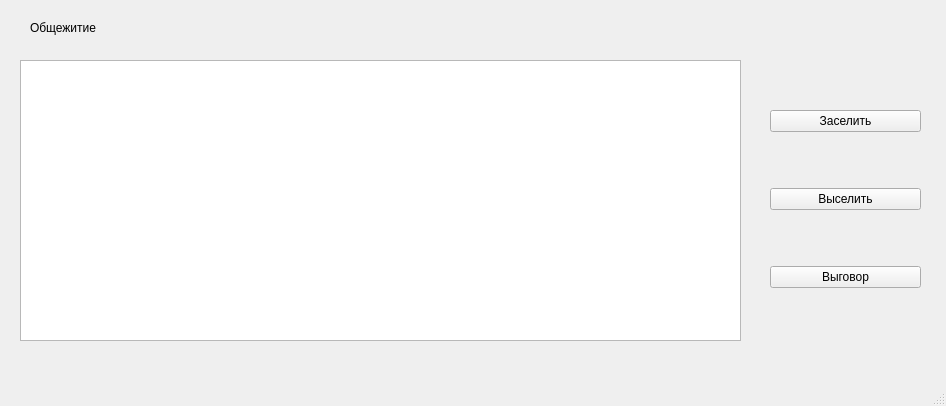
<?xml version="1.0" encoding="UTF-8"?>
<ui version="4.0">
 <class>MainWindow</class>
 <widget class="QMainWindow" name="MainWindow">
  <property name="geometry">
   <rect>
    <x>0</x>
    <y>0</y>
    <width>946</width>
    <height>406</height>
   </rect>
  </property>
  <property name="windowTitle">
   <string>MainWindow</string>
  </property>
  <widget class="QWidget" name="centralwidget">
   <widget class="QTableView" name="studentsTable">
    <property name="geometry">
     <rect>
      <x>20</x>
      <y>60</y>
      <width>721</width>
      <height>281</height>
     </rect>
    </property>
    <property name="selectionBehavior">
     <enum>QAbstractItemView::SelectRows</enum>
    </property>
    <attribute name="horizontalHeaderStretchLastSection">
     <bool>true</bool>
    </attribute>
    <attribute name="verticalHeaderStretchLastSection">
     <bool>false</bool>
    </attribute>
   </widget>
   <widget class="QWidget" name="verticalLayoutWidget">
    <property name="geometry">
     <rect>
      <x>770</x>
      <y>60</y>
      <width>151</width>
      <height>281</height>
     </rect>
    </property>
    <layout class="QVBoxLayout" name="verticalLayout">
     <item>
      <widget class="QPushButton" name="addStudent">
       <property name="text">
        <string>Заселить</string>
       </property>
      </widget>
     </item>
     <item>
      <widget class="QPushButton" name="deleteStudent">
       <property name="text">
        <string>Выселить</string>
       </property>
      </widget>
     </item>
     <item>
      <widget class="QPushButton" name="talkingTo">
       <property name="text">
        <string>Выговор</string>
       </property>
      </widget>
     </item>
    </layout>
   </widget>
   <widget class="QLabel" name="titleLabel">
    <property name="geometry">
     <rect>
      <x>30</x>
      <y>20</y>
      <width>81</width>
      <height>16</height>
     </rect>
    </property>
    <property name="text">
     <string>Общежитие</string>
    </property>
   </widget>
  </widget>
  <widget class="QMenuBar" name="menubar">
   <property name="geometry">
    <rect>
     <x>0</x>
     <y>0</y>
     <width>946</width>
     <height>26</height>
    </rect>
   </property>
  </widget>
  <widget class="QStatusBar" name="statusbar"/>
 </widget>
 <resources/>
 <connections/>
</ui>
